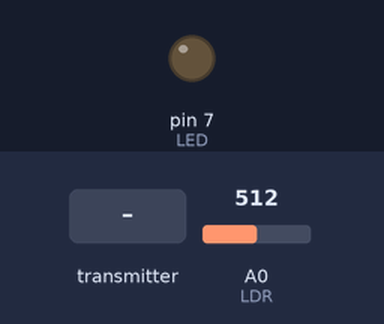
A sketch run on a simulated Arduino Uno, built with avr-gcc and run on an emulated ATmega328P. Parts: output pins drawn as LEDs (lit = HIGH). Inputs (shaded band) come from the test bench; at power-on: A0 (LDR) = 512. No radio packets arrive unless stated.

Above: at 1.2 s.
1.3 s: the transmitter starts sending time = 0
At 3.0 s:
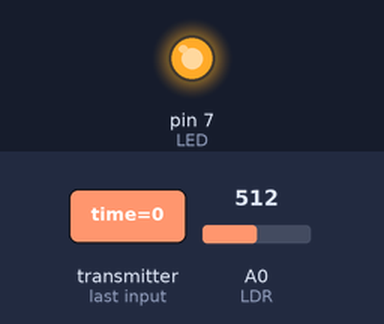
3.8 s: A0 (LDR) set to 469
At 4.7 s:
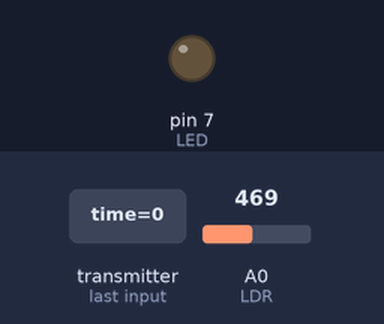
Timing chart, 0 to 6.8 s (numbered marks = the images above; inputs shaded):
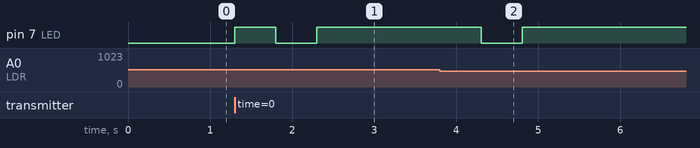

Measured:
- the behaviour switches between 482 and 481 on A0 (LDR) (found by bisection; images 1 and 2)
- after the input at 1.3 s, pin 7 (LED): LOW → HIGH at once, → LOW 0.50 s later, → HIGH 0.50 s later
- after the input at 3.8 s, pin 7 (LED): HIGH → LOW after 0.50 s, → HIGH 0.50 s later

The sketch:

AppChegada.ino
```cpp
/* AppChegada: Start the chronometer when receive data using nRF24L01
 - WHAT IT DOES: Reads Analog values on A0 and transmits
   them over a nRF24L01 Radio Link to another transceiver when the read value is smaller than trash holder value.
 - SEE the comments after "//" on each line below
 - CONNECTIONS: nRF24L01 Modules See:
 http://arduino-info.wikispaces.com/Nrf24L01-2.4GHz-HowTo
   1 - GND
   2 - VCC 3.3V !!! NOT 5V
   3 - CE to Arduino pin 9
   4 - CSN to Arduino pin 10
   5 - SCK to Arduino pin 13
   6 - MOSI to Arduino pin 11
   7 - MISO to Arduino pin 12
   8 - UNUSED
   -
   Analog LDR:
   GND to Arduino GND
   VCC to Arduino +5V
   Signal to Arduino A0
   -
   Digital Laser Led:
   GND to Arduino GND
   VCC to Arduino +5V
   Signal to Arduino pin 7

 - V1.00 14/02/15

/*-----( Import needed libraries )-----*/
#include <SPI.h>
#include <nRF24L01.h>
#include <RF24.h>
/*-----( Declare Constants and Pin Numbers )-----*/
#define CE_PIN   9
#define CSN_PIN 10
#define LDR A0
#define LED 7

// NOTE: the "LL" at the end of the constant is "LongLong" type
// Radio pipe addresses for the 2 nodes to communicate.
const uint64_t pipes[2] = { 0xF0F0F0F0E1LL, 0xF0F0F0F0D2LL }; // Define the transmit pipe

/*-----( Declare objects )-----*/
RF24 radio(CE_PIN, CSN_PIN); // Create a Radio
/*-----( Declare Variables )-----*/
bool listenerStart = false;
bool existResult = false;
unsigned long rrtStart;
int photoLimit;
int trashhold = -30;
// serial instruction codes
// 1 - need configurate laser
// 2 - finish configuration
// 3 - wait for start ride - don't work here
// 4 - cancel ride
int serialInputInstruction;

void setup()
{
  Serial.begin(57600);
  initRadio();
  initLaser();
}

void loop()
{
  if(Serial.available()) {
    serialInputInstruction = Serial.read();
    switch (serialInputInstruction) {
      case 1:
        configureLaserPoint();
        break;
      case 2:
        finishLaserConfiguration();
        break;
      case 4:
        stopWaitRide();
        break;
    }
  }

  if ( radio.available() && !existResult )
  {
    existResult = true;
    checkIfStartRide();
  }

  if(listenerStart)
  {
    checkIfFinishRide();
  }
}

void checkIfStartRide()
{
    // Read the data payload until we've received everything
    bool done = false;
    unsigned long time = 0;
    while (!done)
    {
      // Fetch the data payload
      done = radio.read( &time, sizeof(unsigned long) );
    }

    waitFinishRide();
}

void checkIfFinishRide()
{
  if(analogRead(LDR) < photoLimit)
  {
    rrtStart = millis();
    radio.stopListening();
    radio.write( &rrtStart, sizeof(unsigned long) );

    radio.startListening();

    // Wait here until we get a response, or timeout (250ms)
    unsigned long started_waiting_at = millis();
    bool timeout = false;
    while ( ! radio.available() && ! timeout )
      if (millis() - started_waiting_at > 200 )
        timeout = true;

    // Describe the results
    if ( timeout )
    {
      Serial.println("Failed, response timed out.\n\r");
    }
    else
    {
      // Grab the response, compare, and send to debugging spew
      unsigned long rtt;
      radio.read( &rtt, sizeof(unsigned long) );

      radio.stopListening();

      rtt = millis() - rrtStart;
      radio.write( &rtt, sizeof(unsigned long) );
    }

    stopWaitRide();
  }
}

void initLaser()
{
  pinMode(LED, OUTPUT);
  turnLedOff();
}

void initRadio()
{
  radio.begin();
  radio.setRetries(15,15);
  radio.setPayloadSize(8);
  radio.openWritingPipe(pipes[1]);
  radio.openReadingPipe(1,pipes[0]);
  radio.startListening();
}

void waitFinishRide()
{
  configurePhotoLimit();
  delay(500);
  turnLedOn();
  delay(500);
  listenerStart = true;
}

void stopWaitRide()
{
  listenerStart = false;
  existResult = false;
  turnLedOff();
  radio.startListening();
}

void configurePhotoLimit()
{
  turnLedOn(); // turn the led on
  delay(500); //wait for the laser ligth focus the LDR surface
  photoLimit = analogRead(LDR) + trashhold; //read the ldr value
  turnLedOff(); // turn the led off
}

void configureLaserPoint()
{
  turnLedOn();
}

void finishLaserConfiguration()
{
  turnLedOff();
}

void turnLedOn()
{
  chageLedState(HIGH);
}

void turnLedOff()
{
  chageLedState(LOW);
}

void chageLedState(int state)
{
  digitalWrite(LED, state);
}
```
